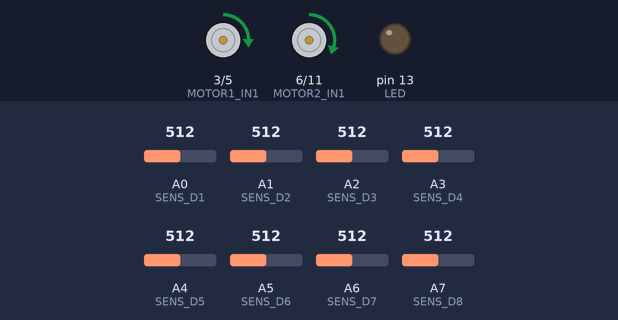
Bench run of a sketch on a simulated Arduino Nano, built with avr-gcc and run on an emulated ATmega328P. On the bench: motor-driver pin pairs drawn as motors (green arrow = first pin HIGH = forward, orange = second pin HIGH = backward, longer = more drive), output pins drawn as LEDs (lit = HIGH). Inputs (shaded band) come from the test bench; at power-on: A0 (SENS_D1) = 512, A4 (SENS_D5) = 512, A5 (SENS_D6) = 512, A6 (SENS_D7) = 512, A7 (SENS_D8) = 512, A1 (SENS_D2) = 512, A2 (SENS_D3) = 512, A3 (SENS_D4) = 512.

Above: at 4.2 s.
4.3 s: A0 (SENS_D1) set to 716
At 4.6 s:
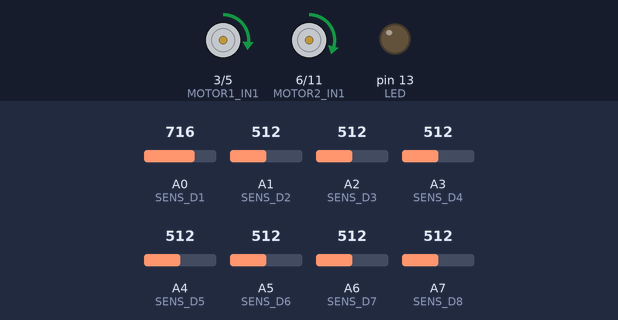
5.8 s: A4 (SENS_D5) set to 716
At 7.0 s:
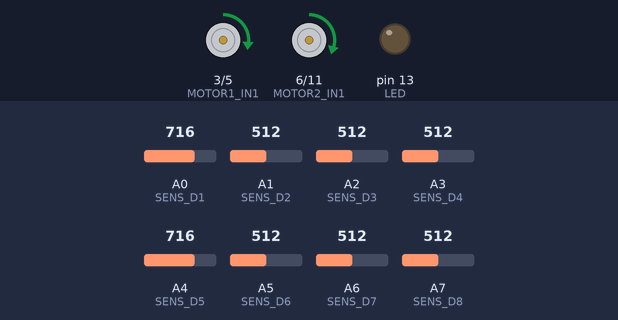
7.3 s: A5 (SENS_D6) set to 716
At 8.0 s:
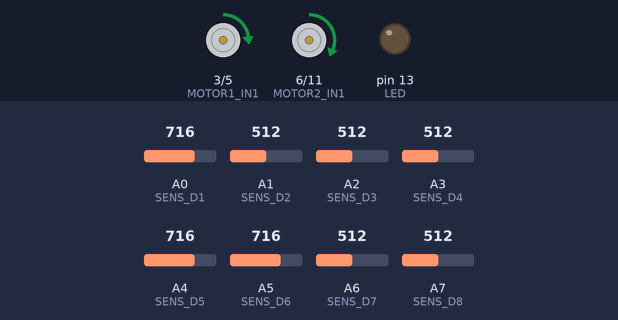
8.8 s: A6 (SENS_D7) set to 716
At 9.3 s:
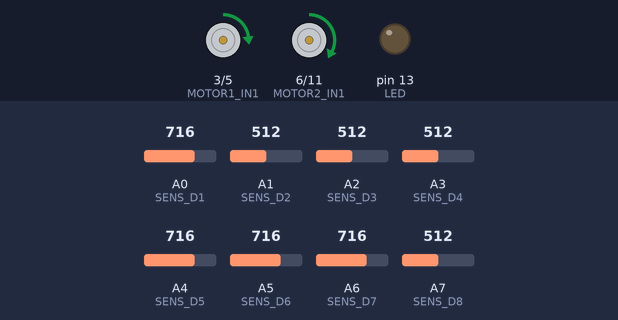
10.3 s: A7 (SENS_D8) set to 716
At 11.5 s:
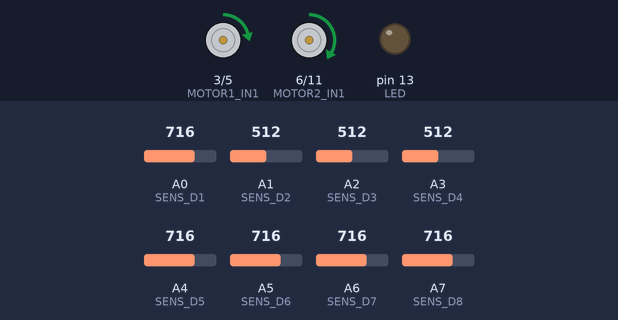
11.8 s: A1 (SENS_D2) set to 716
At 12.9 s:
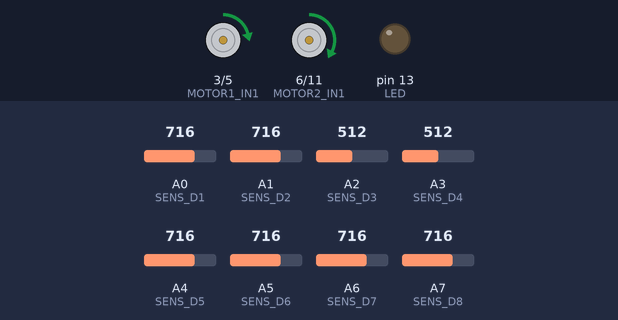
Timing chart, 0 to 14.3 s (numbered marks = the images above; inputs shaded):
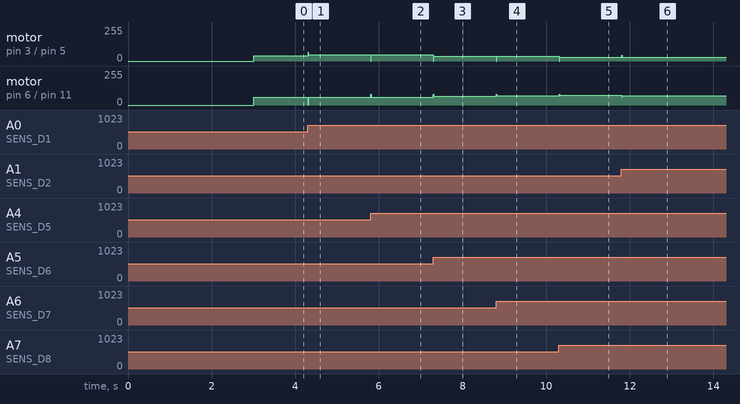

Measured:
- after the input at 4.3 s, motor on pin 3 (MOTOR1_IN1) / pin 5 (MOTOR1_IN2): forward 41/255 → forward 47/255 at once; motor on pin 6 (MOTOR2_IN1) / pin 11 (MOTOR2_IN2): forward 59/255 → stopped at once, → forward 59/255 0.01 s later
- after the input at 5.8 s, motor on pin 3 (MOTOR1_IN1) / pin 5 (MOTOR1_IN2): forward 47/255 → stopped at once, → forward 47/255 0.01 s later; motor on pin 6 (MOTOR2_IN1) / pin 11 (MOTOR2_IN2): forward 59/255 → forward 79/255 at once, → forward 59/255 0.01 s later
- after the input at 7.3 s, motor on pin 3 (MOTOR1_IN1) / pin 5 (MOTOR1_IN2): forward 47/255 → forward 34/255 at once; motor on pin 6 (MOTOR2_IN1) / pin 11 (MOTOR2_IN2): forward 59/255 → forward 65/255 at once
- after the input at 8.8 s, motor on pin 3 (MOTOR1_IN1) / pin 5 (MOTOR1_IN2): forward 34/255 → stopped at once, → forward 34/255 0.01 s later; motor on pin 6 (MOTOR2_IN1) / pin 11 (MOTOR2_IN2): forward 65/255 → forward 71/255 at once
- after the input at 10.3 s, motor on pin 3 (MOTOR1_IN1) / pin 5 (MOTOR1_IN2): forward 34/255 → forward 27/255 at once; motor on pin 6 (MOTOR2_IN1) / pin 11 (MOTOR2_IN2): forward 71/255 → forward 74/255 at once
- after the input at 11.8 s, motor on pin 3 (MOTOR1_IN1) / pin 5 (MOTOR1_IN2): forward 27/255 → forward 43/255 at once, → forward 27/255 0.01 s later; motor on pin 6 (MOTOR2_IN1) / pin 11 (MOTOR2_IN2): forward 74/255 → forward 71/255 at once

The sketch:

LINE_FOLLOWER_2.ino
```cpp
//black(900)>white(600);
//      in1   in2   in3   in4
//frw   pwm   0     pwm   0
//bck   0/pwm 1     0/pwm 1
//break 1     1     1     1
//MOTOR1 - left; MOTOR2 - right
//TOP_VIEW  A5 A4 A3 A2 A1 A0
//left motor 60<=PWM
//left motor <=PWM
int LED = 13;
int MOTOR1_IN1 = 3;
int MOTOR1_IN2 = 5;
int MOTOR2_IN1 = 6;
int MOTOR2_IN2 = 11;
int SENS_D1 = A0;
int SENS_D2 = A1;
int SENS_D3 = A2;
int SENS_D4 = A3;
int SENS_D5 = A4;
int SENS_D6 = A5;
int SENS_D7 = A6;
int SENS_D8 = A7;
int valD1 = 0;
int valD2 = 0;
int valD3 = 0;
int valD4 = 0;
int valD5 = 0;
int valD6 = 0;
int valD7 = 0;
int valD8 = 0;
int last_err = 0;

void motorLeft(float speed){
  if (speed > 0) { //min PWM 30
    int pwm = 20 + (255 - 20) * speed / 100.0;
    //Serial.print("motorLeft() = "); Serial.print(pwm); Serial.print("; ");
    analogWrite(MOTOR1_IN1, pwm);
    digitalWrite(MOTOR1_IN2, LOW);
  }
  if (speed == 0) {
    //Serial.print("motorLeft() = STOP");
    digitalWrite(MOTOR1_IN1, HIGH);
    digitalWrite(MOTOR1_IN2, HIGH);
  }
}

void motorRight(float speed){
  if (speed > 0) { //min PWM 47
    int pwm = 35 + (255 - 35) * speed / 100.0;
    //Serial.print("motorRight() = "); Serial.print(pwm); Serial.print("; ");
    analogWrite(MOTOR2_IN1, pwm);
    digitalWrite(MOTOR2_IN2, LOW);
  }
  if (speed == 0) {
    //Serial.print("motorRight() = STOP");
    digitalWrite(MOTOR2_IN1, HIGH);
    digitalWrite(MOTOR2_IN2, HIGH);
  }
}
//Steering -100 <= val <= 100
void motorSteering(float val, float speed){
  if (val > 100) {val = 100;}
  if (val < -100) {val = -100;}
  float speed_left = speed + speed * val / 100.0;
  float speed_right = speed - speed * val / 100.0;
  motorLeft(speed_left);
  motorRight(speed_right);
}

void motorBrake(){
  digitalWrite(MOTOR1_IN1, HIGH);
  digitalWrite(MOTOR1_IN2, HIGH);
  digitalWrite(MOTOR2_IN1, HIGH);
  digitalWrite(MOTOR2_IN2, HIGH);
}

void logSensor(){
  Serial.print("SENS_D1: "); Serial.print(analogRead(SENS_D1)); Serial.print("; ");
  Serial.print("SENS_D2: "); Serial.print(analogRead(SENS_D2)); Serial.print("; ");
  Serial.print("SENS_D3: "); Serial.print(analogRead(SENS_D3)); Serial.print("; ");
  Serial.print("SENS_D4: "); Serial.print(analogRead(SENS_D4)); Serial.print("; ");
  Serial.print("SENS_D5: "); Serial.print(analogRead(SENS_D5)); Serial.print("; ");
  Serial.print("SENS_D6: "); Serial.print(analogRead(SENS_D6)); Serial.print("; ");
  Serial.print("SENS_D7: "); Serial.print(analogRead(SENS_D7)); Serial.print("; ");
  Serial.print("SENS_D8: "); Serial.print(analogRead(SENS_D8)); Serial.print("; ");
  Serial.println();
}

void Led_on(){
  digitalWrite(LED, HIGH);
}
void Led_off(){
  digitalWrite(LED, LOW);
}

void Blink(int time){
  Led_on();
  delay(time);
  Led_off();
}

void setup() {
  Serial.begin(9600);
  pinMode(MOTOR1_IN1, OUTPUT);
  pinMode(MOTOR1_IN2, OUTPUT);
  pinMode(MOTOR2_IN1, OUTPUT);
  pinMode(MOTOR2_IN2, OUTPUT);
  pinMode(SENS_D1, INPUT);
  pinMode(SENS_D2, INPUT);
  pinMode(SENS_D3, INPUT);
  pinMode(SENS_D4, INPUT);
  pinMode(SENS_D5, INPUT);
  pinMode(SENS_D6, INPUT);
  pinMode(SENS_D7, INPUT);
  pinMode(SENS_D8, INPUT);
  pinMode(LED, OUTPUT);
  delay(3000);
}

void loop() {
  float kp = 0.7;
  float kd = 3.5;
  valD1 = analogRead(SENS_D1); valD2 = analogRead(SENS_D2); valD3 = analogRead(SENS_D3); valD4 = analogRead(SENS_D4); valD5 = analogRead(SENS_D5); valD6 = analogRead(SENS_D6); valD7 = analogRead(SENS_D7); valD8 = analogRead(SENS_D8);
  int suml = valD5 + valD6 + valD7 + valD8;
  int sumr = valD4 + valD3 + valD2 + valD1;
  int err = sumr - suml;
  err = max(min(err, 500), -500) / 5.0;
  int der = err - last_err;
  motorSteering(err * kp + der * kd - 10, 10); delay(10);
  last_err = err;
  //logSensor();
  //Serial.print(suml); Serial.print("; "); Serial.print(sumr); Serial.print("; "); Serial.println(err); delay(1000);
}
```
